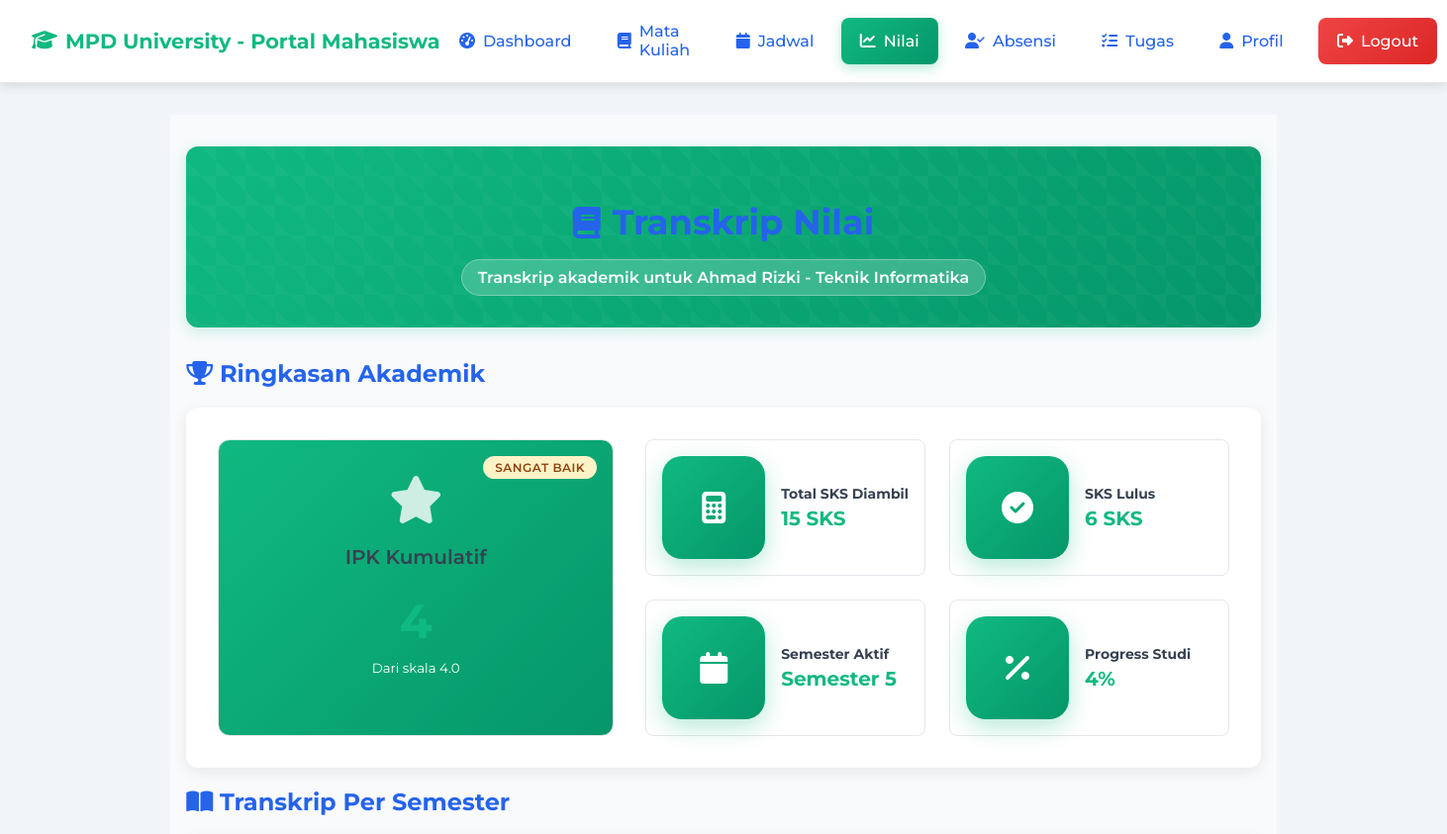
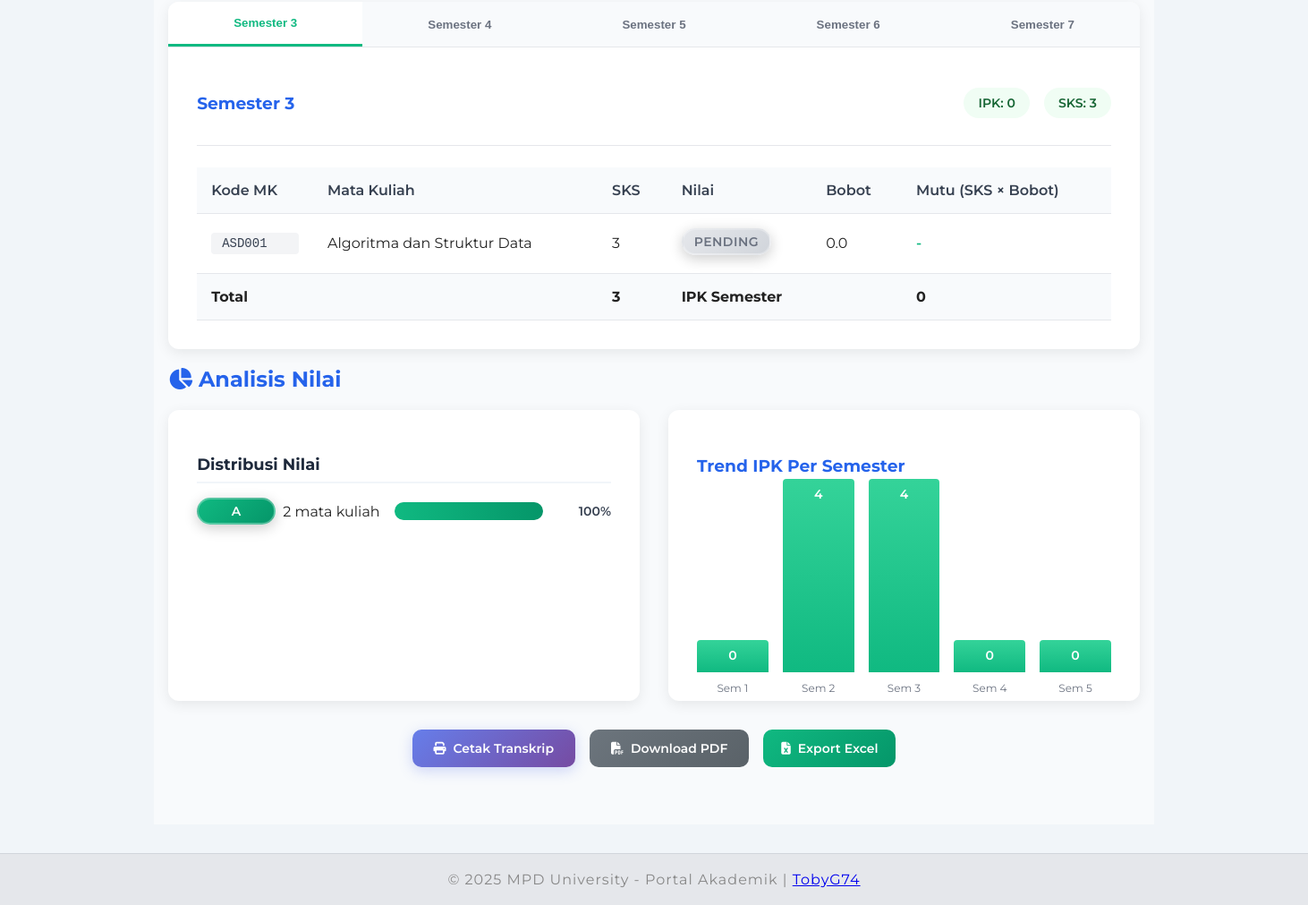
The page /mahasiswa/nilai.php (signed in) on the database its author committed (2 pictures, top to bottom).
### tables this page shows
CREATE TABLE mahasiswa (
    id INT AUTO_INCREMENT PRIMARY KEY,
    user_id INT UNIQUE,
    nim VARCHAR(20) UNIQUE NOT NULL,
    nama VARCHAR(100) NOT NULL,
    program_studi_id INT,
    semester INT,    email VARCHAR(100),
    phone VARCHAR(20),
    alamat TEXT,
    created_at DATETIME DEFAULT NOW(),
    FOREIGN KEY (user_id) REFERENCES users(id),
    FOREIGN KEY (program_studi_id) REFERENCES program_studi(id)
);

CREATE TABLE program_studi (
    id INT AUTO_INCREMENT PRIMARY KEY,
    nama VARCHAR(100) NOT NULL,    fakultas_id INT,
    kaprodi VARCHAR(100),
    created_at DATETIME DEFAULT NOW(),
    FOREIGN KEY (fakultas_id) REFERENCES fakultas(id)
);

CREATE TABLE mata_kuliah (
    id INT AUTO_INCREMENT PRIMARY KEY,
    kode_mk VARCHAR(10) UNIQUE NOT NULL,
    nama_mk VARCHAR(100) NOT NULL,
    sks INT NOT NULL,
    semester INT NOT NULL,
    deskripsi TEXT,    dosen_id INT NOT NULL,
    program_studi_id INT,
    created_at DATETIME DEFAULT NOW(),
    updated_at DATETIME DEFAULT NOW(),
    FOREIGN KEY (dosen_id) REFERENCES dosen(id),
    FOREIGN KEY (program_studi_id) REFERENCES program_studi(id)
);

### mahasiswa/nilai.php (the view, shortened to what the rows shown need)
<?php
require_once '../koneksi.php';
$user_id = $_SESSION['user_id'];
$mahasiswa_query = "SELECT m.*, ps.nama as program_studi_nama, f.nama as fakultas_nama
                    FROM mahasiswa m
                    JOIN program_studi ps ON m.program_studi_id = ps.id
                    JOIN fakultas f ON ps.fakultas_id = f.id
                    WHERE m.user_id = '$user_id'";
$mahasiswa_result = mysqli_query($conn, $mahasiswa_query);
$mahasiswa = mysqli_fetch_assoc($mahasiswa_result);
$transkrip_query = "SELECT
    mk.semester,
    mk.kode_mk,
    mk.nama_mk,
    mk.sks,
    n.tugas1,
    n.tugas2,
    n.uts,
    n.uas,
    n.nilai_akhir,
    n.grade,
    CASE
        WHEN n.grade = 'A' THEN 4.0
        WHEN n.grade = 'A-' THEN 3.7
        WHEN n.grade = 'B+' THEN 3.3
        WHEN n.grade = 'B' THEN 3.0
        WHEN n.grade = 'B-' THEN 2.7
        WHEN n.grade = 'C+' THEN 2.3
        WHEN n.grade = 'C' THEN 2.0
        WHEN n.grade = 'C-' THEN 1.7
        WHEN n.grade = 'D' THEN 1.0
        ELSE 0
    END as bobot
FROM kelas k
JOIN mata_kuliah mk ON k.mata_kuliah_id = mk.id
LEFT JOIN nilai n ON mk.id = n.mata_kuliah_id AND n.mahasiswa_id = k.mahasiswa_id
WHERE k.mahasiswa_id = '{$mahasiswa['id']}'
ORDER BY mk.semester, mk.nama_mk";
$transkrip_result = mysqli_query($conn, $transkrip_query);
$transkrip_data = [];
while ($row = mysqli_fetch_assoc($transkrip_result)) {
    $semester_name = 'Semester ' . $row['semester'];
    if (!isset($transkrip_data[$semester_name])) {
        $transkrip_data[$semester_name] = [];
    }
    $transkrip_data[$semester_name][] = [
        'kode' => $row['kode_mk'],
        'mata_kuliah' => $row['nama_mk'],
        'sks' => $row['sks'],
        'nilai' => $row['grade'] ?: 'Belum Ada',
        'bobot' => $row['bobot']
    ];
}
function calculateGPA($grades) {
    $total_points = 0;
    $total_sks = 0;
    foreach ($grades as $grade) {
        if ($grade['nilai'] !== 'Belum Ada') {
            $total_points += $grade['sks'] * $grade['bobot'];
            $total_sks += $grade['sks'];
        }
    }
    return $total_sks > 0 ? round($total_points / $total_sks, 2) : 0;
}
?>
<!DOCTYPE html>
<html lang="id">
<head>
    <link rel="stylesheet" href="../assets/css/style.css">
    <link rel="stylesheet" href="../assets/css/mahasiswa.css">
    <link rel="stylesheet" href="https://cdnjs.cloudflare.com/ajax/libs/font-awesome/6.4.0/css/all.min.css">
</head>
<body>
    <main>
        <div class="dashboard-container">
            <div class="page-header">
                <h1><i class="fas fa-book"></i> Transkrip Nilai</h1>
                <div class="page-info">
                    <div class="course-info">
                        Transkrip akademik untuk <?php echo $mahasiswa['nama']; ?> - <?php echo $mahasiswa['program_studi_nama']; ?>
                    </div>
                </div>
            </div>
            <div class="dashboard-section">
                <h2><i class="fas fa-trophy"></i> Ringkasan Akademik</h2>
                <div class="academic-summary">
                    <div class="summary-stats">
                        <div class="stat-item">
                            <div class="stat-content">
                                <h4>Semester Aktif</h4>
                                <p>Semester <?php echo $mahasiswa['semester']; ?></p>
                            </div>
                        </div>
                    </div>
                </div>
            </div>
            <div class="dashboard-section">
                <h2><i class="fas fa-book-open"></i> Transkrip Per Semester</h2>
                <div class="transcript-container">
                    <?php if (!empty($transkrip_data)): ?>
                        <?php $i = 1; foreach ($transkrip_data as $semester => $grades): ?>
                            <div id="semester<?php echo $i; ?>" class="semester-content <?php echo $i === 1 ? 'active' : ''; ?>">
                                <div class="semester-header">
                                    <h3><?php echo $semester; ?></h3>
                                    <div class="semester-stats">
                                        <span class="semester-gpa">
                                            IPK: <?php echo calculateGPA($grades); ?>
                                        </span>
                                        <span class="semester-sks">
                                            SKS: <?php echo array_sum(array_column($grades, 'sks')); ?>
                                        </span>
                                    </div>
                                </div>
                                <div class="grades-table-container">
                                    <table class="grades-table">
                                        <thead>
                                            <tr>
                                                <th>Kode MK</th>
                                                <th>Mata Kuliah</th>
                                                <th>SKS</th>
                                                <th>Nilai</th>
                                                <th>Bobot</th>
                                                <th>Mutu (SKS × Bobot)</th>
                                            </tr>
                                        </thead>
                                        <tbody>
                                            <?php foreach ($grades as $grade): ?>
                                                <tr>
                                                    <td>
                                                        <span class="course-code"><?php echo $grade['kode']; ?></span>
                                                    </td>
                                                    <td><?php echo $grade['mata_kuliah']; ?></td>
                                                    <td><?php echo $grade['sks']; ?></td>
                                                    <td>
                                                        <?php if ($grade['nilai'] !== 'Belum Ada'): ?>
                                                            <span class="grade-badge grade-<?php echo strtolower(str_replace('+', 'plus', str_replace('-', 'minus', $grade['nilai']))); ?>">
                                                                <?php echo $grade['nilai']; ?>
                                                            </span>
                                                        <?php else: ?>
                                                            <span class="grade-badge grade-pending">Pending</span>
                                                        <?php endif; ?>
                                                    </td>
                                                    <td><?php echo $grade['bobot']; ?></td>
                                                    <td class="mutu-value"><?php echo $grade['nilai'] !== 'Belum Ada' ? $grade['sks'] * $grade['bobot'] : '-'; ?></td>
                                                </tr>
                                            <?php endforeach; ?>
                                        </tbody>
                                        <tfoot>
                                            <tr class="summary-row">
                                                <td colspan="2"><strong>Total</strong></td>
                                                <td><strong><?php echo array_sum(array_column($grades, 'sks')); ?></strong></td>
                                                <td colspan="2"><strong>IPK Semester</strong></td>
                                                <td><strong><?php echo calculateGPA($grades); ?></strong></td>
                                            </tr>
                                        </tfoot>
                                    </table>
                                </div>
                            </div>
                        <?php $i++; endforeach; ?>
                    <?php endif; ?>
                </div>
            </div>
            <?php if (!empty($transkrip_data)): ?>
            <div class="dashboard-section">
                <h2><i class="fas fa-chart-pie"></i> Analisis Nilai</h2>
            </div>
            <?php endif; ?>
        </div>
    </main>
</body>
</html>

### rows shown on the page
mahasiswa: nama "Ahmad Rizki", program_studi.nama "Teknik Informatika", semester "5"
mata_kuliah: kode_mk "ASD001", nama_mk "Algoritma dan Struktur Data", sks "3", bobot "0.0"

### other values the page prints
$total_sks "15"
$total_sks_lulus "6"
$semester "Semester 3"
$semester "Semester 4"
$semester "Semester 5"
$semester "Semester 6"
$semester "Semester 7"
calculateGPA($grades) "0"
array_sum(array_column($grades, 'sks')) "3"
$grade "A"
$grade_counts[$grade] "2"
$percentage "100"
$gpa "0"
$gpa "4"
